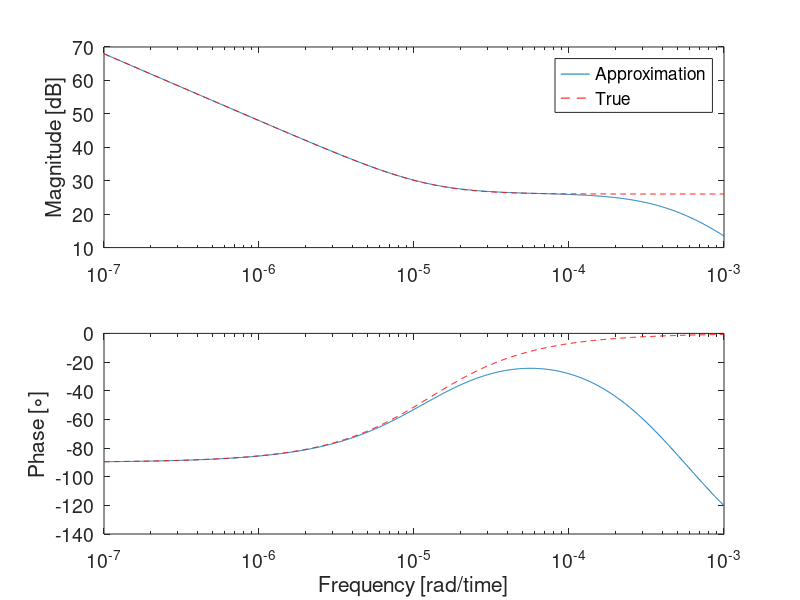
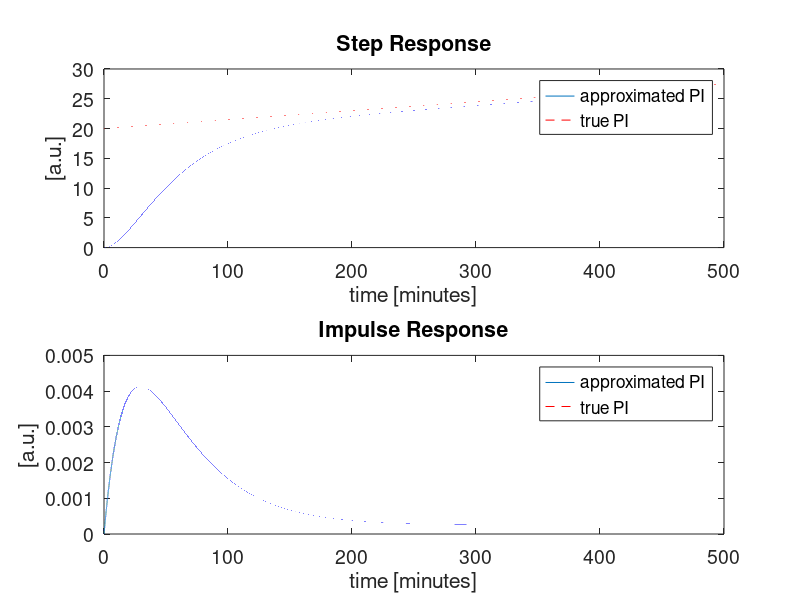

The MATLAB script that drew these images, in order:
clear

kP = 20;
kI = 2.5e-4;
gamma_G = 8e-4;
ks2 = 4e-4;

A_PI = [0 0 0; 0 -gamma_G 0; ks2 ks2 -ks2];
B_PI = [kI; gamma_G*kP; 0];
C_PI = [0 0 1];
D_PI = 0;

sys_PI = ss(A_PI,B_PI,C_PI,D_PI);

A_true = 0;
B_true = 1;
C_true = kI;
D_true = kP;

sys_true_PI = ss(A_true,B_true,C_true,D_true);

% bode plots
freq = logspace(-7,-3,1000); % [rad/time]
[mm1,pp1]=bode(sys_PI,freq);
[mm2,pp2]=bode(sys_true_PI,freq);

figure; clf;
subplot(211);
semilogx(freq,20*log10(squeeze(mm1)));
hold on;
semilogx(freq,20*log10(squeeze(mm2)),'r--');
set(gca,'FontSize',14);
ylabel('Magnitude [dB]');
legend('Approximation','True');
subplot(212);
semilogx(freq,squeeze(pp1));
hold on;
semilogx(freq,squeeze(pp2),'r--');
set(gca,'FontSize',14);
ylabel('Phase [\circ]');
xlabel('Frequency [rad/time]');


% step response and impulse response
time_sim = linspace(0,30000,300000);
[ys1,~,xs1]=step(sys_PI,time_sim);
[ys2,~]=step(sys_true_PI,time_sim);
[yp1,~,xp2]=impulse(sys_PI,time_sim);
[yp2,~]=impulse(sys_true_PI,time_sim);

figure; clf;
subplot(211);
plot(time_sim/60, ys1);
hold on;
plot(time_sim/60, ys2,'r--');
set(gca,'FontSize',14);
ylabel('[a.u.]');
xlabel('time [minutes]')
title('Step Response');
legend('approximated PI','true PI');
subplot(212);
plot(time_sim/60, yp1);
hold on;
plot(time_sim/60, yp2,'r--');
set(gca,'FontSize',14);
legend('approximated PI','true PI');
ylabel('[a.u.]');
xlabel('time [minutes]')
title('Impulse Response');

